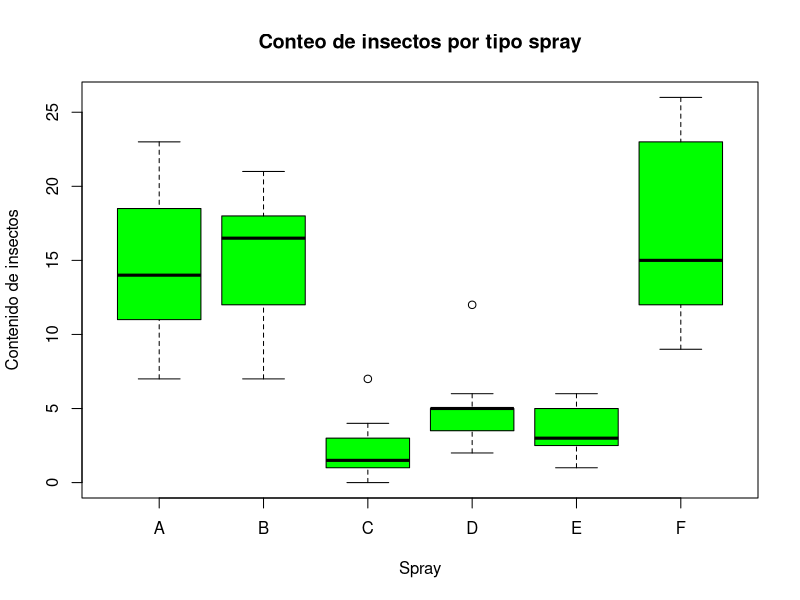

R code for this plot:
# Erik Manuel Aldape Becerra
# 2027268
# 30/05/2025

## Examen final

# Importar datos de internet
ur1 <- "https://stat.ethx.ch/R-devel/library/datasets/html/InsectSprays.html"

data("InsectSprays")
head(InsectSprays)

tapply(InsectSprays$count, InsectSprays$spray, length)

boxplot(InsectSprays$count ~ InsectSprays$spray,
        main = "Conteo de insectos por tipo spray",
        col = "green",
        xlab = "Spray",
        ylab = "Contenido de insectos")

tapply(InsectSprays$count, InsectSprays$spray, mean )
tapply(InsectSprays$count, InsectSprays$spray, var)

shapiro.test(InsectSprays$count)

bartlett.test(count ~ spray, data = InsectSprays)